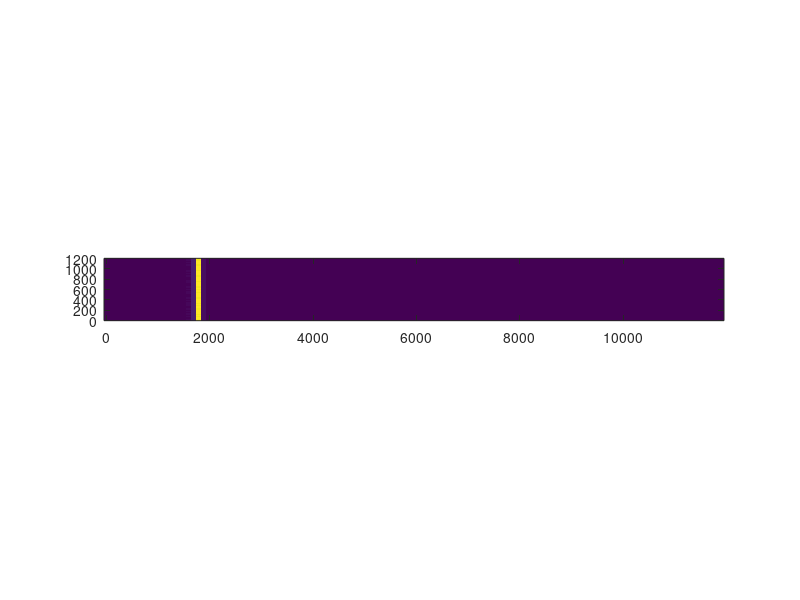

Write the MATLAB code that produced this figure.
close all
clear all

load A_out.dat

fd = 24000.0;
nFFT = 256;

fScale = ((fd/nFFT)*linspace(0, 127, 128));
yScale = linspace(1, 1204, 1204);

figure;

imagesc(fScale, yScale,  A_out);
axis xy;
axis image;



